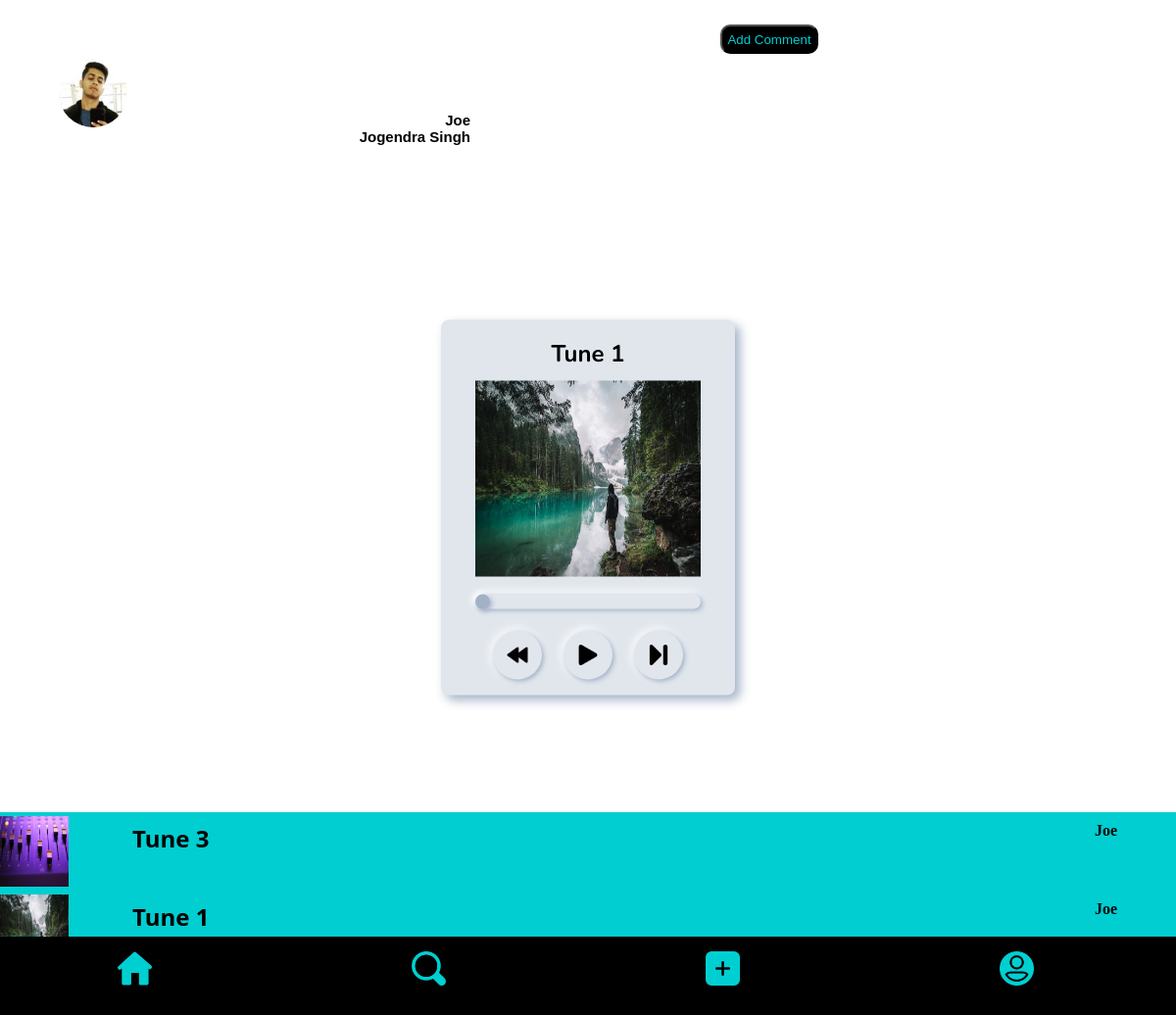
/song/details/35 (signed in), run on the app's committed database.
### system/models.py (models this page shows, shortened)
class Profile(models.Model):
    profilepic=models.ImageField(default='user.png',upload_to='images')
    user=models.OneToOneField(User,on_delete=models.CASCADE)
    bio=models.CharField(max_length=35,default=' ',null=True,blank=False)
    name=models.CharField(max_length=22 , default='',null=False,blank=False)
    follower = models.IntegerField(default=0)
    following = models.IntegerField(default=0)
    objects=PostManager()

### posts/models.py (models this page shows, shortened)
class UserPost(models.Model):
    artist=models.ForeignKey(User,on_delete=models.CASCADE)
    cover=models.ImageField(upload_to='covers')
    song=models.FileField(upload_to='songs')
    genre=models.CharField(max_length=12 ,default=False)
    date=models.DateField(auto_now_add=True,db_index=True)
    value=models.CharField(max_length=10,default=True,null=False)
    liked=models.ManyToManyField(User,default=None,blank=True,related_name='liked')
    songname=models.CharField(max_length=25 , default='',null=False,blank=False)
    objects=PostManager()
    class Meta:
        ordering= ('date',)

### posts/views.py (the view)
@login_required
def details_user(request,id):
    song=UserPost.objects.get(id=id)
    artist=Profile.objects.get(user=song.artist)
    userpost=UserPost.objects.all()
    userlist=[]
    for l in userpost:
        userlist.append(l)
    random.shuffle(userlist)
    random_five=userlist[0:7]
    return render(request,'detail_user.html',locals())

### template/detail_user.html (shortened to what this page needs)
{% extends 'base.html'%}
{% load static %}
{% block content %}
<link rel="stylesheet" href="{% static 'css/detail.css'%}">
<div class='profile'>
    <a class='sub-name' href="{% url 'artist' artist.user %}">
        <img class="image" src="{{artist.profilepic.url}}" alt="">
        <h2>{{artist.user}}<br>{{artist.name}}</h2>
    </a>
    <a href='{% url "detail_comment" song.id %}' class='comment'> <button>Add Comment</button>
        </a>
</div>
<div class="container">
        <div class="wrapper">
            <h1>{{song.songname}}</h1>
            <img src="{{song.cover.url}}" width='80' height="200">
            <input id="range" class="level" type="range" value="0" min="0">
            <div class="buttons">
                <button id="pre"><img src="{%static '/images/rewind.png'%}"></button>
                <button id="play"><img id="play_img" src="{%static '/images/play.png'%}"></button>
                <button id="next"><img src="{%static '/images/next.png'%}"></button>
            </div>
        </div>
</div>
<div class='sim'>
    <div class='sim'>
        {% for i in random_five %}
          <div class='row'>
            <div class='col'>
              <a   class='click' href='{% url "detail_user" i.id %}'><img src='{{ i.cover.url}}'><h3>{{ i.songname}}</h3><h2>{{i.artist}}</h2></a>
            </div>
          </div>
        {% endfor %}
    </div>
</div>
{% endblock %}

### static/css/base.css (style rules this page uses)
* { padding:0; margin:0; box-sizing:0; }

### static/css/detail.css (style rules this page uses)
* { margin: 0; padding: 0; outline: 0; }
.row { width:100%; height: 10vh; background-color: darkturquoise; justify-content: center; }
.click { text-decoration: none; color: black; }
.click img { float: left; width: 70px; height: 9vh; margin-top: 0.5vh; margin-bottom: 0.5vh; }
h2 { text-align: end; font-size: 2vh; float: right; margin-top: 10px; margin-right: 5%; }
h3 { float: left; margin-top: 10px; padding-left: 5px; font-size: 3vh; margin-left: 5%; font-family: 'Segoe UI', Tahoma, Geneva, Verdana, sans-serif; }
.container { position: absolute; left: 50%; top: 50%; transform: translate(-50%,-50%); padding: 6px; width: 300px; border-radius: 8px; background-color: #E1E6EC; box-shadow: 5px 5px 11px #A2B1C6 , -5px -5px 11px #fff ; text-align: center; font-family: 'Nunito', sans-serif; }
.wrapper { position: relative; }
.container img { width: 80%; }
.container h1 { font-size: 1.5rem; margin: 12px 0 12px 0; }
.buttons { display: inline-block; width: 100%; padding: 0; margin: 0; text-align: center; }
.buttons button { position: relative; width: 50px; height: 50px; padding: 16px; border-radius: 90px; background-color: #E1E6EC; text-align: left; margin: 10px 9px; border: none; box-shadow: 2px 2px 5px #A2B1C6 , -2px -2px 11px #fff ; }
.buttons button img { position: absolute; left: 50%; top: 50%; transform: translate(-50%,-50%); width: 42%; height: 42%; }
.level { width: 80%; -webkit-appearance: none; appearance: none; background: #E1E6EC; box-shadow: 2px 2px 5px #A2B1C6 , -2px -2px 11px #fff ; border-radius: 50px; margin: 12px 0; }

### template/detail_user.html (style rules this page uses)
* { margin: 0; padding: 0; box-sizing: border-box; }
.sim { position: absolute; top:80%; width: 100%; background-color:darkturquoise; margin-bottom: 10vh; }
.image { border-radius: 50%; margin-top:5%; width: 70px; height: 70px; float: left; margin-left: 5%; }
.profile a { text-decoration: none; }
.profile h2 { position: absolute; top: 10%; width: 40%; color:black; font-size: 15px; float: right; font-family: 'Gill Sans', 'Gill Sans MT', Calibri, 'Trebuchet MS', sans-serif; margin-right: 40%; justify-content: right; text-align: right; }
.profile { width: 100%; height: 100%; text-align: center; top:0; }
.comment { margin-top: 20px; text-decoration: none; color: black; }
.comment button { background-color: black; color: darkturquoise; border-radius: 10px; height: 30px; width: 100px; margin-top: 25px; margin-left: 20%; }

### data on the page
Profile: profilepic (picture), user "Joe", name "Jogendra Singh"
UserPost: songname "Tune 1", cover (picture), artist "Joe"
UserPost: cover (picture), songname "Tune 3", artist "Joe"
